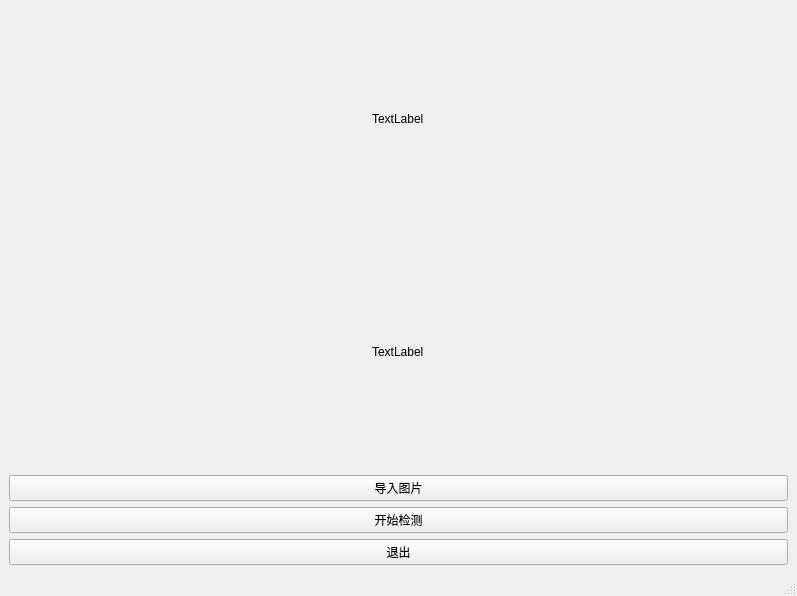
<?xml version="1.0" encoding="UTF-8"?>
<ui version="4.0">
 <class>MainWindow</class>
 <widget class="QMainWindow" name="MainWindow">
  <property name="geometry">
   <rect>
    <x>0</x>
    <y>0</y>
    <width>797</width>
    <height>596</height>
   </rect>
  </property>
  <property name="windowTitle">
   <string>MainWindow</string>
  </property>
  <widget class="QWidget" name="centralwidget">
   <layout class="QVBoxLayout" name="verticalLayout">
    <item alignment="Qt::AlignHCenter">
     <widget class="QLabel" name="label">
      <property name="maximumSize">
       <size>
        <width>779</width>
        <height>220</height>
       </size>
      </property>
      <property name="text">
       <string>TextLabel</string>
      </property>
      <property name="scaledContents">
       <bool>true</bool>
      </property>
     </widget>
    </item>
    <item alignment="Qt::AlignHCenter">
     <widget class="QLabel" name="label_2">
      <property name="text">
       <string>TextLabel</string>
      </property>
      <property name="scaledContents">
       <bool>true</bool>
      </property>
     </widget>
    </item>
    <item>
     <widget class="QPushButton" name="pushButton">
      <property name="text">
       <string>导入图片</string>
      </property>
     </widget>
    </item>
    <item>
     <widget class="QPushButton" name="pushButton_2">
      <property name="text">
       <string>开始检测</string>
      </property>
     </widget>
    </item>
    <item>
     <widget class="QPushButton" name="pushButton_3">
      <property name="text">
       <string>退出</string>
      </property>
     </widget>
    </item>
   </layout>
  </widget>
  <widget class="QMenuBar" name="menubar">
   <property name="geometry">
    <rect>
     <x>0</x>
     <y>0</y>
     <width>797</width>
     <height>22</height>
    </rect>
   </property>
  </widget>
  <widget class="QStatusBar" name="statusbar"/>
 </widget>
 <resources/>
 <connections/>
</ui>
